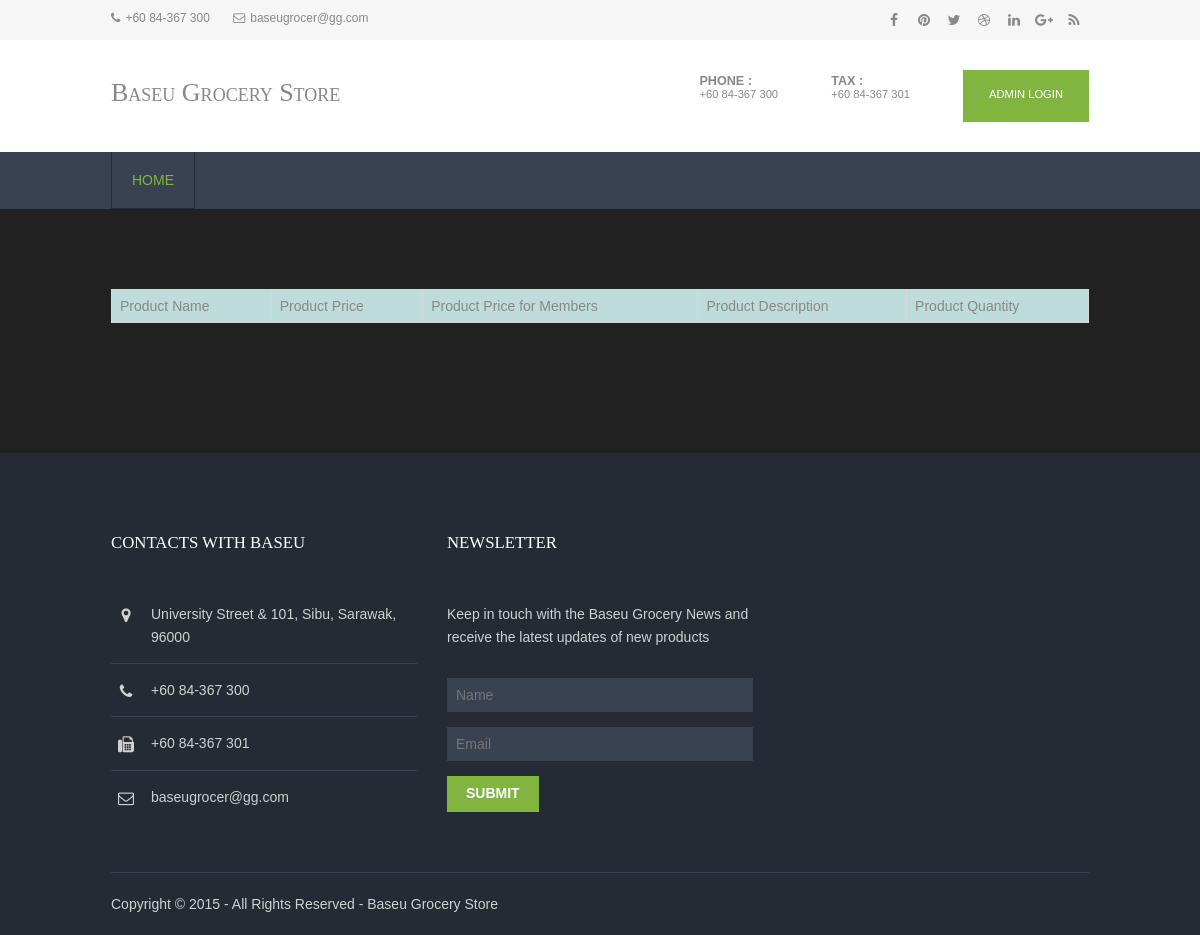
Before: /product_snack.php with the older database file.
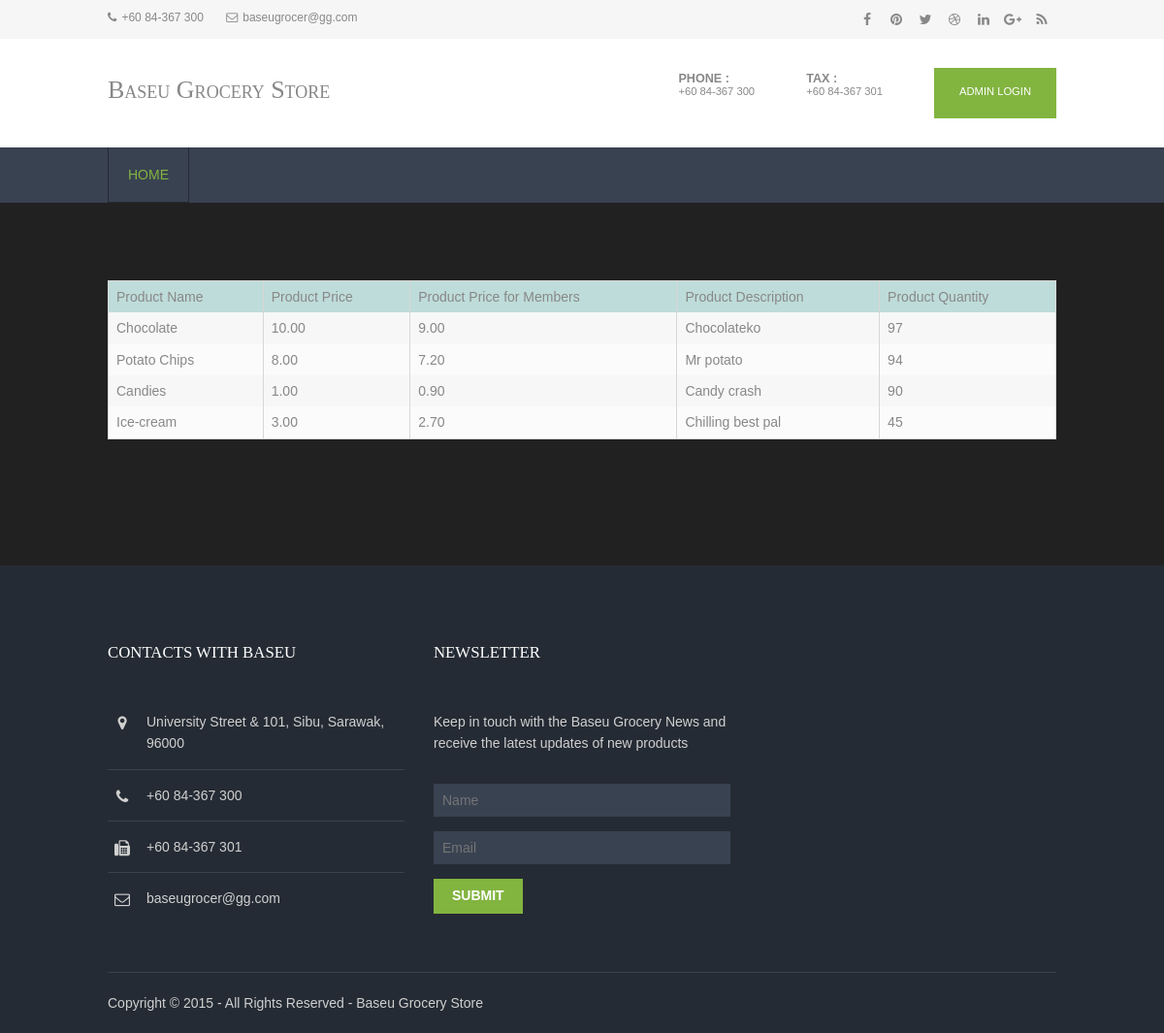
After: the same page with the newer database file.
### tables this page shows
CREATE TABLE `products` (
  `pro_id` int(11) NOT NULL,
  `pro_name` varchar(255) NOT NULL,
  `pro_price` decimal(15,2) NOT NULL,
  `pro_mem_price` decimal(15,2) DEFAULT NULL,
  `pro_description` text NOT NULL,
  `quantity` int(11) DEFAULT NULL,
  `pro_type` varchar(255) NOT NULL
);

### product_snack.php (the view, shortened to what this page needs)
<?php
require('includes/config.php');
$result = $db->query("SELECT pro_name, pro_price, pro_mem_price, pro_description, quantity FROM products WHERE pro_type like 'Snack';");
?>
<!DOCTYPE html>
<html>
<head>
<link href="layout/styles/layout.css" rel="stylesheet" type="text/css" media="all">
</head>
<body background="images/bg.jpg" id="top">
<div class="wrapper row0">
  <div id="topbar" class="hoc clear">
    <div class="fl_left">
      <ul class="nospace inline pushright">
        <li><i class="fa fa-phone"></i>+60 84-367 300</li>
        <li><i class="fa fa-envelope-o"></i>baseugrocer@gg.com</li>
      </ul>
    </div>
    <div class="fl_right">
      <ul class="faico clear">
        <li><a class="faicon-facebook" href="#"><i class="fa fa-facebook"></i></a></li>
        <li><a class="faicon-pinterest" href="#"><i class="fa fa-pinterest"></i></a></li>
        <li><a class="faicon-twitter" href="#"><i class="fa fa-twitter"></i></a></li>
        <li><a class="faicon-dribble" href="#"><i class="fa fa-dribbble"></i></a></li>
        <li><a class="faicon-linkedin" href="#"><i class="fa fa-linkedin"></i></a></li>
        <li><a class="faicon-google-plus" href="#"><i class="fa fa-google-plus"></i></a></li>
        <li><a class="faicon-rss" href="#"><i class="fa fa-rss"></i></a></li>
      </ul>
    </div>
  </div>
</div>
<div class="wrapper row1">
  <header id="header" class="hoc clear">
    <div id="logo" class="fl_left">
      <h1><a href="index.html">Baseu Grocery Store</a></h1>
    </div>
    <div id="quickinfo" class="fl_right">
      <ul class="nospace inline">
        <li><strong>Phone :</strong><br> +60 84-367 300</li>
        <li><strong>Tax :</strong><br> +60 84-367 301</li>
        <li><a class="btn" href="login.php">Admin Login</a></li>
      </ul>
    </div>
  </header>
</div>
<div class="wrapper row2">
  <nav id="mainav" class="hoc clear">
    <ul class="clear">
      <li class="active"><a href="index.html">Home</a></li>
    </ul>
  </nav>
</div>
<div class="wrapper row3" style="background-color : light-grey;" >
  <main class="hoc container clear">
    <div class="content">
      <div id="gallery">
        <table width='80%' border=0 >
        <tr style="background-color : #BEDCD9;">
          <td>Product Name</td>
          <td>Product Price</td>
          <td>Product Price for Members</td>
          <td>Product Description</td>
          <td>Product Quantity</td>
        </tr>
        <?php
        while($row = $result->fetch(PDO::FETCH_ASSOC)) {
          echo "<tr>";
          echo "<td>".$row['pro_name']."</td>";
          echo "<td>".$row['pro_price']."</td>";
          echo "<td>".$row['pro_mem_price']."</td>";
          echo "<td>".$row['pro_description']."</td>";
          echo "<td>".$row['quantity']."</td>";
        }
        ?>
        </table>
      </div>
    </div>
  </main>
</div>
<div class="wrapper row4">
  <footer id="footer" class="hoc clear">
    <div class="one_third first">
      <h6 class="title">Contacts with Baseu</h6>
      <ul class="nospace linklist contact">
        <li><i class="fa fa-map-marker"></i>
          <address>
          University Street &amp; 101, Sibu, Sarawak, 96000
          </address>
        </li>
        <li><i class="fa fa-phone"></i> +60 84-367 300<br></li>
        <li><i class="fa fa-fax"></i> +60 84-367 301</li>
        <li><i class="fa fa-envelope-o"></i> baseugrocer@gg.com</li>
      </ul>
    </div>
    <div class="one_third">
      <h6 class="title">Newsletter</h6>
      <p class="btmspace-30">Keep in touch with the Baseu Grocery News and receive the latest updates of new products</p>
      <form method="post" action="#">
        <fieldset>
          <input class="btmspace-15" type="text" value="" placeholder="Name">
          <input class="btmspace-15" type="text" value="" placeholder="Email">
          <button type="submit" value="submit">Submit</button>
        </fieldset>
      </form>
    </div>
  </footer>
</div>
<div class="wrapper row5">
  <div id="copyright" class="hoc clear">
    <p class="fl_left">Copyright &copy; 2015 - All Rights Reserved - <a href="#">Baseu Grocery Store</a></p>
  </div>
</div>
</body>
</html>

Changed rows visible on the page:
added products: pro_name "Chocolate", pro_price "10.00", pro_mem_price "9.00", pro_description "Chocolateko", quantity "97"
added products: pro_name "Potato Chips", pro_price "8.00", pro_mem_price "7.20", pro_description "Mr potato", quantity "94"
added products: pro_name "Candies", pro_price "1.00", pro_mem_price "0.90", pro_description "Candy crash", quantity "90"
added products: pro_name "Ice-cream", pro_price "3.00", pro_mem_price "2.70", pro_description "Chilling best pal", quantity "45"
